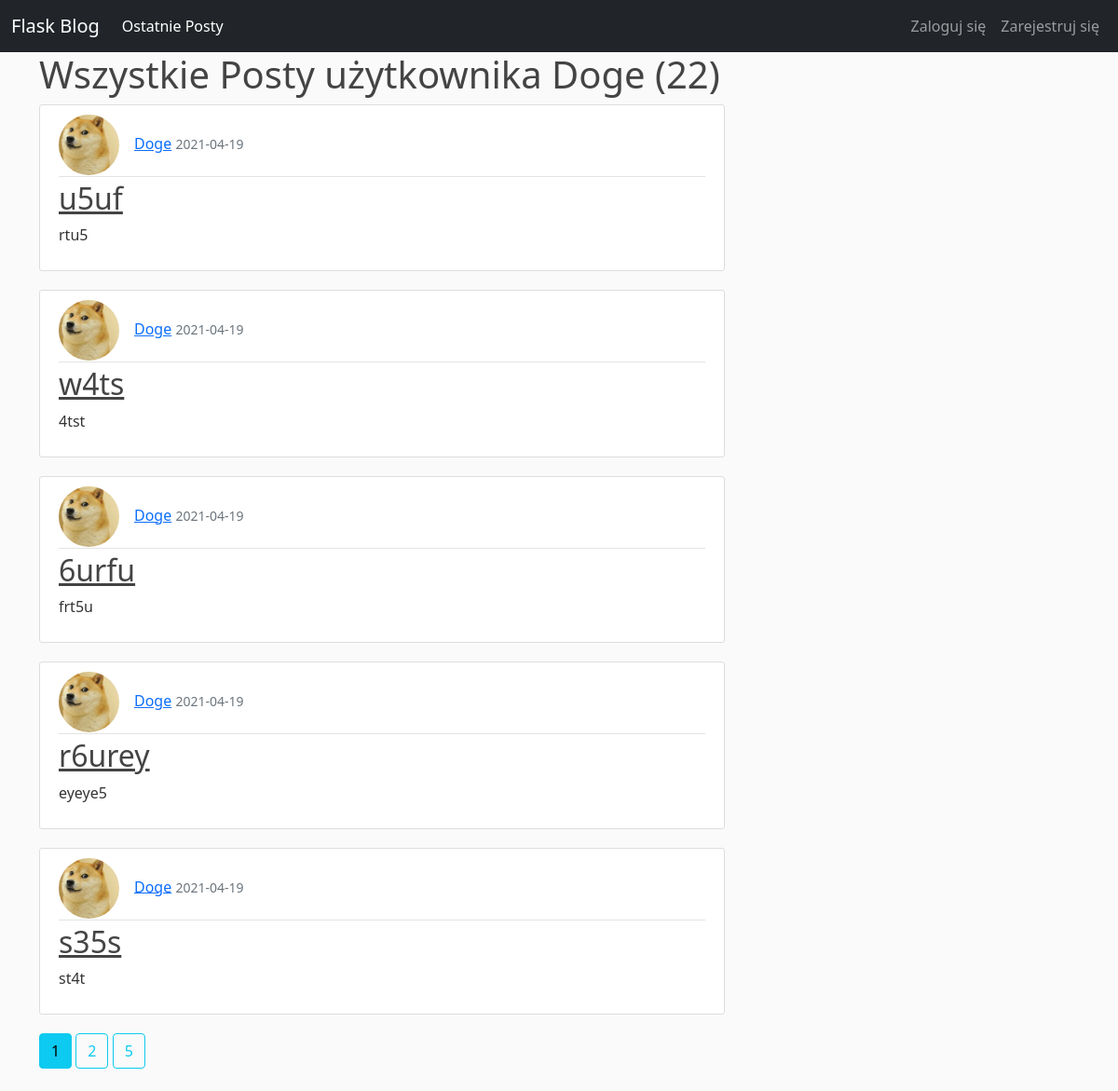
Page /user/Doge on the committed database.
### app/models.py (models this page shows, shortened)
class User(db.Model, UserMixin):
    id = db.Column(db.Integer, primary_key=True)
    username = db.Column(db.String(20), unique=True, nullable=False)
    email = db.Column(db.String(120), unique=True, nullable=False)
    image_file = db.Column(db.String(20), nullable=False, default='default.jpg')
    password = db.Column(db.String(60), nullable=False)
    posts = db.relationship('Post', backref='author', lazy=True)
    comments = db.relationship('Comment', backref='commentator', lazy=True)

class Post(db.Model):
    id = db.Column(db.Integer, primary_key=True)
    title = db.Column(db.String(100), nullable=False)
    content = db.Column(db.Text, nullable=False)
    user_id = db.Column(db.Integer, db.ForeignKey('user.id'), nullable=False)
    date_posted = db.Column(db.DateTime, nullable=False, default=datetime.utcnow)
    comments = db.relationship('Comment', backref='post', lazy=True)

### app/routes.py (the view)
@app.route('/user/<string:username>', methods=['GET', 'POST'])
def user_posts(username):
    page = request.args.get('page', 1, type=int)
    user = User.query.filter_by(username=username).first_or_404()
    posts = Post.query.filter_by(author=user)\
            .order_by(Post.date_posted.desc())\
            .paginate(page=page, per_page=5)
    return render_template('user_posts.html', posts=posts, user=user)

### app/templates/user_posts.html (shortened to what this page needs)
{% extends 'base.html' %}
{% block content %}
<h1>Wszystkie Posty użytkownika {{ user.username }} ({{ posts.total }})</h1>
    {% for post in posts.items %}
        <article class="media content-section">
          <div class="media-body">
            <div class="article-metadata">
                <img class="rounded-circle article-img"  src="{{ '/static/profile_pics/' + post.author.image_file }}"><a class="mr-2" href="{{ url_for('user_posts', username=post.author.username) }}">{{ post.author.username }}</a>
                <small class="text-muted">{{ post.date_posted.strftime('%Y-%m-%d') }}</small>
            </div>
            <h2><a class="article-title" href="{{ url_for('post', post_id=post.id) }}">{{ post.title }}</a></h2>
            <p class="article-content">{{ post.content }}</p>
          </div>
        </article>
    {% endfor %}
    {% for page_num in posts.iter_pages(left_edge=1, right_edge=1, left_current=1, right_current=2) %}
        {% if page_num %}
            {% if posts.page == page_num %}
            <a class="btn btn-info mb-4" href="{{ url_for('user_posts', username=user.username, page=page_num) }}">{{ page_num }}</a>
            {% else %}
            <a class="btn btn-outline-info mb-4" href="{{ url_for('user_posts', username=user.username, page=page_num) }}">{{ page_num }}</a>
            {% endif %}
        {% endif %}
    {% endfor %}
{% endblock %}

### app/templates/base.html (shortened to what this page needs)
<!DOCTYPE html>
<html lang="en">
<head>
  <link rel="stylesheet" href="https://cdn.jsdelivr.net/npm/bootstrap@5.0.0-beta2/dist/css/bootstrap.min.css"
>
  <link rel="stylesheet" type="text/css" href="{{ url_for('static', filename='main.css') }}">
</head>
<body>
  <nav class="navbar navbar-expand navbar-dark bg-dark" aria-label="Second navbar example">
    <div class="container-fluid">
      <a class="navbar-brand" href="{{ url_for('index') }}">Flask Blog</a>
      <div class="collapse navbar-collapse" id="navbarsExample02">
        <ul class="navbar-nav me-auto">
          <li class="nav-item">
            <a class="nav-link active" aria-current="page" href="{{ url_for('posts') }}">Ostatnie Posty</a>
          </li>
        </ul>
          <li class="navbar-nav">
            {% if current_user.is_authenticated %}
              <a class="nav-item nav-link" href="{{ url_for('new_post') }}">Nowy Post</a>
              <a class="nav-item nav-link" href="{{ url_for('account') }}">Moje Konto</a>
              <a class="nav-item nav-link" href="{{ url_for('logout') }}">Wyloguj</a>
            {% else %}
              <a class="nav-item nav-link" href="{{ url_for('login') }}">Zaloguj się</a>
              <a class="nav-item nav-link" href="{{ url_for('register') }}">Zarejestruj się</a>
            {% endif %}
          </li>
      </div>
    </div>
  </nav>
    <main role="main" class="container">
      <div class="row">
        <div class="col-md-8">
          {% block content %}{% endblock %}
        </div>
      </div>
    </main>
</body>
</html>

### app/static/main.css (style rules this page uses)
body { background: #fafafa; color: #333333; margin-top: 0rem; }
h1, h2, h3, h4, h5, h6 { color: #444444; }
.content-section { background: #ffffff; padding: 10px 20px; border: 1px solid #dddddd; border-radius: 3px; margin-bottom: 20px; }
.article-title { color: #444444; }
.article-content { white-space: pre-line; }
.article-img { height: 65px; width: 65px; margin-right: 16px; }
.article-metadata { padding-bottom: 1px; margin-bottom: 4px; border-bottom: 1px solid #e3e3e3 }

### rows in the picture
User: username "Doge"
Post: image_file (placeholder picture), author.username "Doge", date_posted "2021-04-19", title "u5uf", content "rtu5"
Post: image_file (placeholder picture), author.username "Doge", date_posted "2021-04-19", title "w4ts", content "4tst"
Post: image_file (placeholder picture), author.username "Doge", date_posted "2021-04-19", title "6urfu", content "frt5u"
Post: image_file (placeholder picture), author.username "Doge", date_posted "2021-04-19", title "r6urey", content "eyeye5"
Post: image_file (placeholder picture), author.username "Doge", date_posted "2021-04-19", title "s35s", content "st4t"

### other values in the picture
{{ posts.total }} "22"
{{ page_num }} "1"
{{ page_num }} "2" "5"
